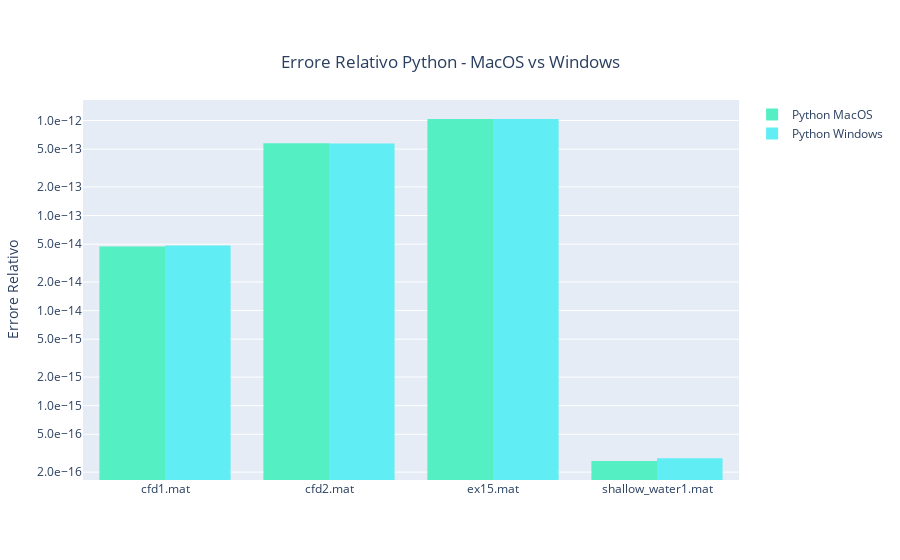

The cell this chart's notebook holds for it:
### Code cell
#Errore Relativo Python Windows e MacOS

erel_python_macos = python_macos_data["Errore Relativo"]
erel_python_win = python_windows_data["Errore Relativo"]

fig = go.Figure()
fig.add_trace(go.Histogram(histfunc="sum", y=erel_python_macos, x=x_mat_macos, name="Python MacOS", marker_color=color_py_windows))
fig.add_trace(go.Histogram(histfunc="sum",y=erel_python_win, x=x_mat_win, name="Python Windows", marker_color=color_py_macos))


fig.update_yaxes(type="log")
fig.update_yaxes(title_text='Errore Relativo')
fig.update_layout(yaxis_tickformat=".1e",
    title={
        'text': "Errore Relativo Python - MacOS vs Windows",
        'y':0.9,
        'x':0.5,
        'xanchor': 'center',
        'yanchor': 'top',})

fig.show()

### Figure 1 — Plotly figure (JSON) as saved in the notebook; plotly's stock layout.template omitted (floating-point values rounded to 4 significant figures)
{"data": [{"histfunc": "sum", "marker": {"color": "#55efc4"}, "name": "Python MacOS", "type": "histogram", "x": ["cfd1.mat", "cfd2.mat", "ex15.mat", "shallow_water1.mat"], "y": [4.721e-14, 5.753e-13, 1.038e-12, 2.616e-16, 1.206e-06]}, {"histfunc": "sum", "marker": {"color": "#60eef4"}, "name": "Python Windows", "type": "histogram", "x": ["cfd1.mat", "cfd2.mat", "ex15.mat", "shallow_water1.mat"], "y": [4.843e-14, 5.722e-13, 1.038e-12, 2.789e-16, 1.262e-06]}], "layout": {"title": {"text": "Errore Relativo Python - MacOS vs Windows", "x": 0.5, "xanchor": "center", "y": 0.9, "yanchor": "top"}, "yaxis": {"tickformat": ".1e", "title": {"text": "Errore Relativo"}, "type": "log"}}}
